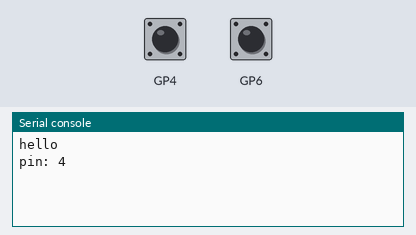
Simulated run of this program. Board: Raspberry Pi Pico running MicroPython. On the bench: the last lines printed to the serial console. The inputs (shaded band) are chosen by the test bench; at power-on: GP4 HIGH, GP6 HIGH.

Above: at 1.2 s.
1.3 s: GP4 pulled LOW for 0.15 s
At 1.6 s:
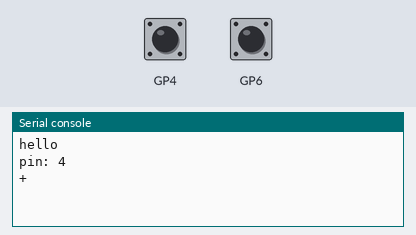
2.9 s: GP6 pulled LOW for 0.15 s
At 4.0 s:
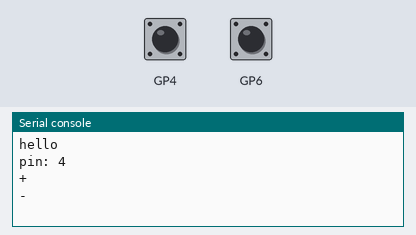

Measured:
- after the input at 1.3 s, the serial console: prints a new line at once (image 1)
- after the input at 2.9 s, the serial console: prints a new line at once (image 2)

The program:

irq_test.py
```python
from machine import Pin
import time
print("hello")
rotary_pins = [[4,6,4]] #format [DT,CLK,SW]
clkValues=[0]*len(rotary_pins)
dtValues=[0]*len(rotary_pins)

def dtEvent(channel,id):
    # global clkPreviousValues
    # message={'to': 'laserUnity','msg':{"controller_id":id}}
    if clkValues[id] == dtValues[id]:
    #    message['msg']['value']='+1'
       print("+")
    dtValues[id] = channel.value()
    # sio.emit('Message', message)


def simple():
    print("simple")
    led = Pin(25, Pin.OUT)
    led.toggle()
    time.sleep(1)
    led.toggle()


def clkEvent(channel,id):
    #print("Event on id " , id)
    # message={'to': 'laserUnity','msg':{"controller_id":id}}
    # #print("CLK ", clkState, "DT ", dtState)
    if clkValues[id] == dtValues[id]:
    #     message['msg']['value']='-1'
        print("-")
    clkValues[id] = channel.value()
    # sio.emit('Message', message)


for i in range(0,len(rotary_pins)):
    print("pin:",rotary_pins[i][0])
    p0 = Pin(rotary_pins[i][0],Pin.IN,Pin.PULL_UP)
    p1 = Pin(rotary_pins[i][1],Pin.IN,Pin.PULL_UP)
    #rotary_pins[i]=[p0,p1] bad
    dtValues[i]=p0.value()
    clkValues[i]=p1.value()

    #GPIO.setup(sw, GPIO.IN, pull_up_down=GPIO.PUD_UP)
    #p0.irq(lambda p,b=i:print("0 p:",p.value(),"i:",i))
    #p1.irq(lambda p,b=i:print("1 p:",p.value(),"i:",i))

    p0.irq(trigger=Pin.IRQ_RISING | Pin.IRQ_FALLING,handler=lambda a,b=i: dtEvent(a,b))
    p1.irq(trigger=Pin.IRQ_RISING | Pin.IRQ_FALLING,handler=lambda a,b=i: clkEvent(a,b))
```
